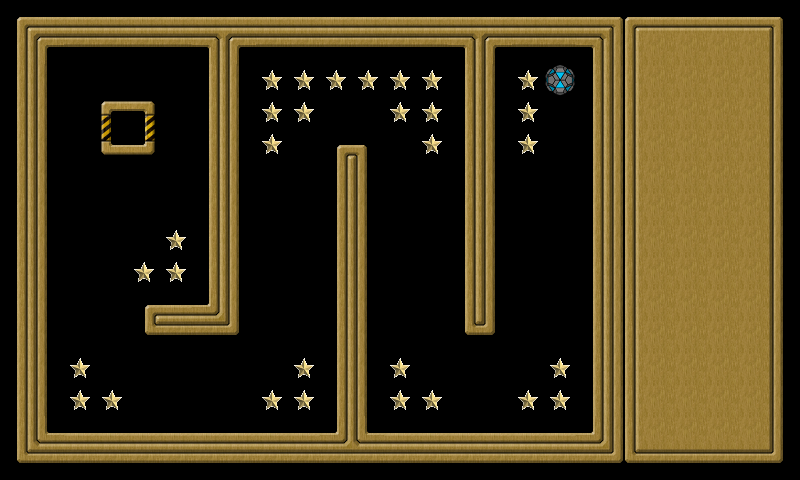

This game map was drawn from its Tiled (.tmx) file and the tilesets committed beside it. A one-line description and the trimmed map source follow:
An orthogonal 25x15 tile map with 32x32 px tiles, 3 tile layers (background, extra, controlpanel), 3 tilesets and 40 objects (wall001, wall002, wall003, wall004, wall005, ...).

<map version="1.0" orientation="orthogonal" width="25" height="15" tilewidth="32" tileheight="32">
 <tileset firstgid="1" name="tileset" tilewidth="32" tileheight="32">
  <image source="tileset.png" width="160" height="448" />
 </tileset>
 <tileset firstgid="71" name="goodball" tilewidth="32" tileheight="32">
  <image source="goodball.png" width="32" height="32" />
 </tileset>
 <tileset firstgid="72" name="star" tilewidth="32" tileheight="32">
  <image source="star.png" width="32" height="32" />
 </tileset>
 <layer name="background" width="20" height="15">
  <data>[300 cells, 300 non-empty, 17 distinct tile ids]</data>
 </layer>
 <layer name="extra" width="20" height="15">
  <data>[300 cells, 31 non-empty, 2 distinct tile ids]</data>
 </layer>
 <layer name="controlpanel" width="25" height="15">
  <data>[375 cells, 90 non-empty, 9 distinct tile ids]</data>
 </layer>
 <objectgroup name="objects" width="20" height="15">
  <object name="wall001" x="0" y="0" width="592" height="48">
   <properties>
    <property name="objClass" value="wall" />
   </properties>
  </object>
  <object name="wall002" x="592" y="0" width="48" height="432">
   <properties>
    <property name="objClass" value="wall" />
   </properties>
  </object>
  <object name="wall003" x="48" y="432" width="592" height="48">
   <properties>
    <property name="objClass" value="wall" />
   </properties>
  </object>
  <object name="wall004" x="0" y="48" width="48" height="432">
   <properties>
    <property name="objClass" value="wall" />
   </properties>
  </object>
  <object name="wall005" x="208" y="48" width="32" height="288">
   <properties>
    <property name="objClass" value="wall" />
   </properties>
  </object>
  <object name="wall006" x="336" y="144" width="32" height="288">
   <properties>
    <property name="objClass" value="wall" />
   </properties>
  </object>
  <object name="wall007" x="464" y="48" width="32" height="288">
   <properties>
    <property name="objClass" value="wall" />
   </properties>
  </object>
  <object name="wall008" x="144" y="304" width="64" height="32">
   <properties>
    <property name="objClass" value="wall" />
   </properties>
  </object>
  <object name="star001" x="520" y="72" width="16" height="16">
   <properties>
    <property name="objClass" value="star" />
   </properties>
  </object>
  <object name="star002" x="520" y="104" width="16" height="16">
   <properties>
    <property name="objClass" value="star" />
   </properties>
  </object>
  <object name="star003" x="520" y="136" width="16" height="16">
   <properties>
    <property name="objClass" value="star" />
   </properties>
  </object>
  <object name="star004" x="552" y="360" width="16" height="16">
   <properties>
    <property name="objClass" value="star" />
   </properties>
  </object>
  <object name="star005" x="552" y="392" width="16" height="16">
   <properties>
    <property name="objClass" value="star" />
   </properties>
  </object>
  <object name="star006" x="520" y="392" width="16" height="16">
   <properties>
    <property name="objClass" value="star" />
   </properties>
  </object>
  <object name="star007" x="424" y="392" width="16" height="16">
   <properties>
    <property name="objClass" value="star" />
   </properties>
  </object>
  <object name="star008" x="392" y="392" width="16" height="16">
   <properties>
    <property name="objClass" value="star" />
   </properties>
  </object>
  <object name="star009" x="392" y="360" width="16" height="16">
   <properties>
    <property name="objClass" value="star" />
   </properties>
  </object>
  <object name="star010" x="424" y="104" width="16" height="16">
   <properties>
    <property name="objClass" value="star" />
   </properties>
  </object>
  <object name="star011" x="424" y="136" width="16" height="16">
   <properties>
    <property name="objClass" value="star" />
   </properties>
  </object>
  <object name="star012" x="392" y="72" width="16" height="16">
   <properties>
    <property name="objClass" value="star" />
   </properties>
  </object>
  <object name="star013" x="392" y="104" width="16" height="16">
   <properties>
    <property name="objClass" value="star" />
   </properties>
  </object>
  <object name="star014" x="264" y="72" width="16" height="16">
   <properties>
    <property name="objClass" value="star" />
   </properties>
  </object>
  <object name="star015" x="425" y="72" width="16" height="16">
   <properties>
    <property name="objClass" value="star" />
   </properties>
  </object>
  <object name="star016" x="360" y="72" width="16" height="16">
   <properties>
    <property name="objClass" value="star" />
   </properties>
  </object>
  <object name="star017" x="328" y="72" width="16" height="16">
   <properties>
    <property name="objClass" value="star" />
   </properties>
  </object>
  <object name="star018" x="296" y="72" width="16" height="16">
   <properties>
    <property name="objClass" value="star" />
   </properties>
  </object>
  <object name="star019" x="296" y="392" width="16" height="16">
   <properties>
    <property name="objClass" value="star" />
   </properties>
  </object>
  <object name="star020" x="264" y="104" width="16" height="16">
   <properties>
    <property name="objClass" value="star" />
   </properties>
  </object>
  <object name="star021" x="264" y="136" width="16" height="16">
   <properties>
    <property name="objClass" value="star" />
   </properties>
  </object>
  <object name="star022" x="72" y="392" width="16" height="16">
   <properties>
    <property name="objClass" value="star" />
   </properties>
  </object>
  <object name="star023" x="72" y="360" width="16" height="16">
   <properties>
    <property name="objClass" value="star" />
   </properties>
  </object>
  <object name="star024" x="104" y="392" width="16" height="16">
   <properties>
    <property name="objClass" value="star" />
   </properties>
  </object>
  <object name="star025" x="264" y="392" width="16" height="16">
   <properties>
    <property name="objClass" value="star" />
   </properties>
  </object>
  <object name="star026" x="296" y="104" width="16" height="16">
   <properties>
    <property name="objClass" value="star" />
   </properties>
  </object>
  <object name="star027" x="168" y="264" width="16" height="16">
   <properties>
    <property name="objClass" value="star" />
   </properties>
  </object>
  <object name="star028" x="136" y="264" width="16" height="16">
   <properties>
    <property name="objClass" value="star" />
   </properties>
  </object>
  <object name="star029" x="296" y="360" width="16" height="16">
   <properties>
    <property name="objClass" value="star" />
   </properties>
  </object>
  <object name="star030" x="168" y="232" width="16" height="16">
   <properties>
    <property name="objClass" value="star" />
   </properties>
  </object>
  <object name="goal001" x="120" y="120" width="16" height="16">
   <properties>
    <property name="objClass" value="goal" />
   </properties>
   <ellipse />
  </object>
  <object name="goodball001" x="546" y="66" width="29" height="29">
   <properties>
    <property name="objClass" value="goodball" />
   </properties>
   <ellipse />
  </object>
 </objectgroup>
</map>
